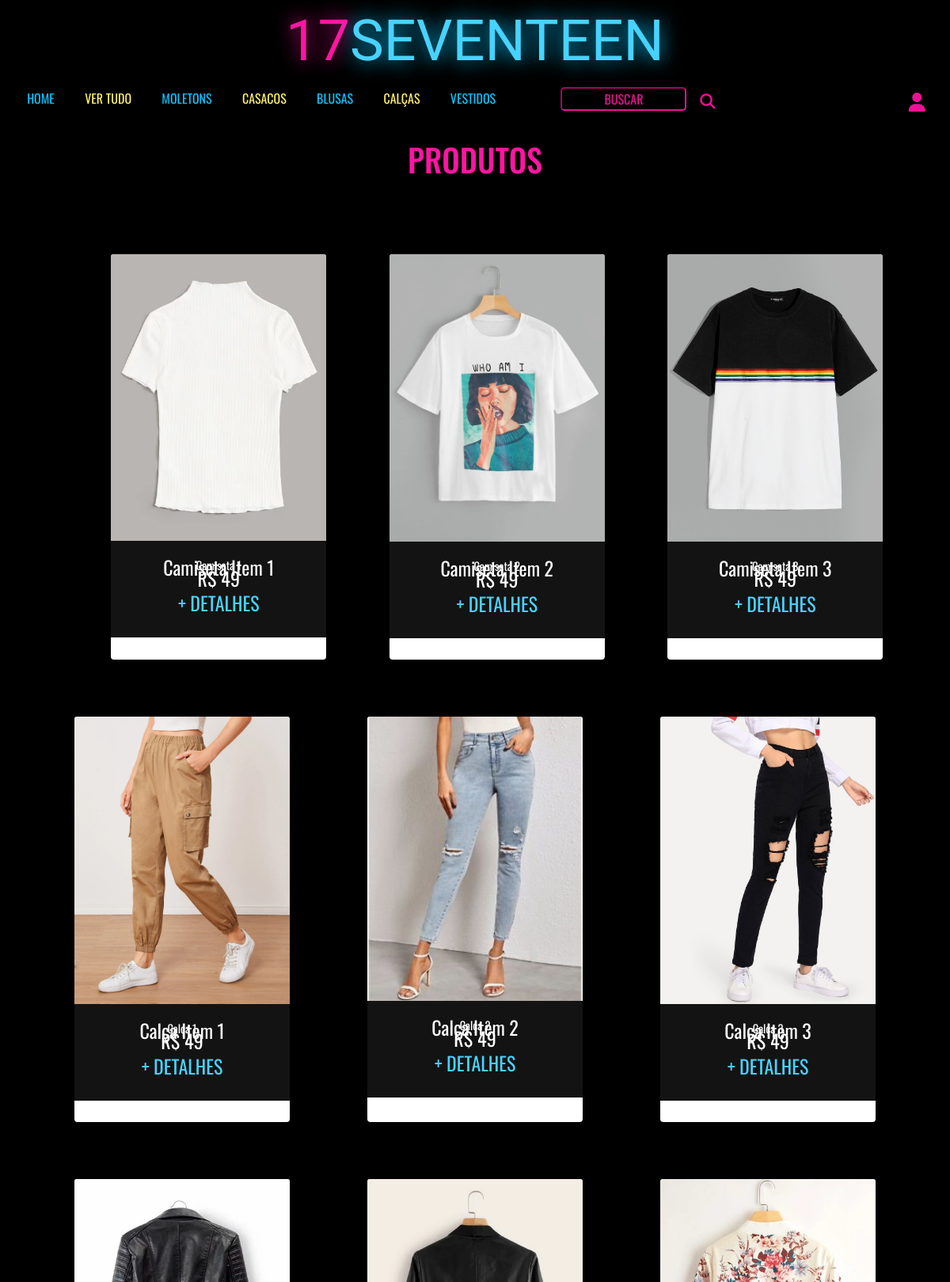
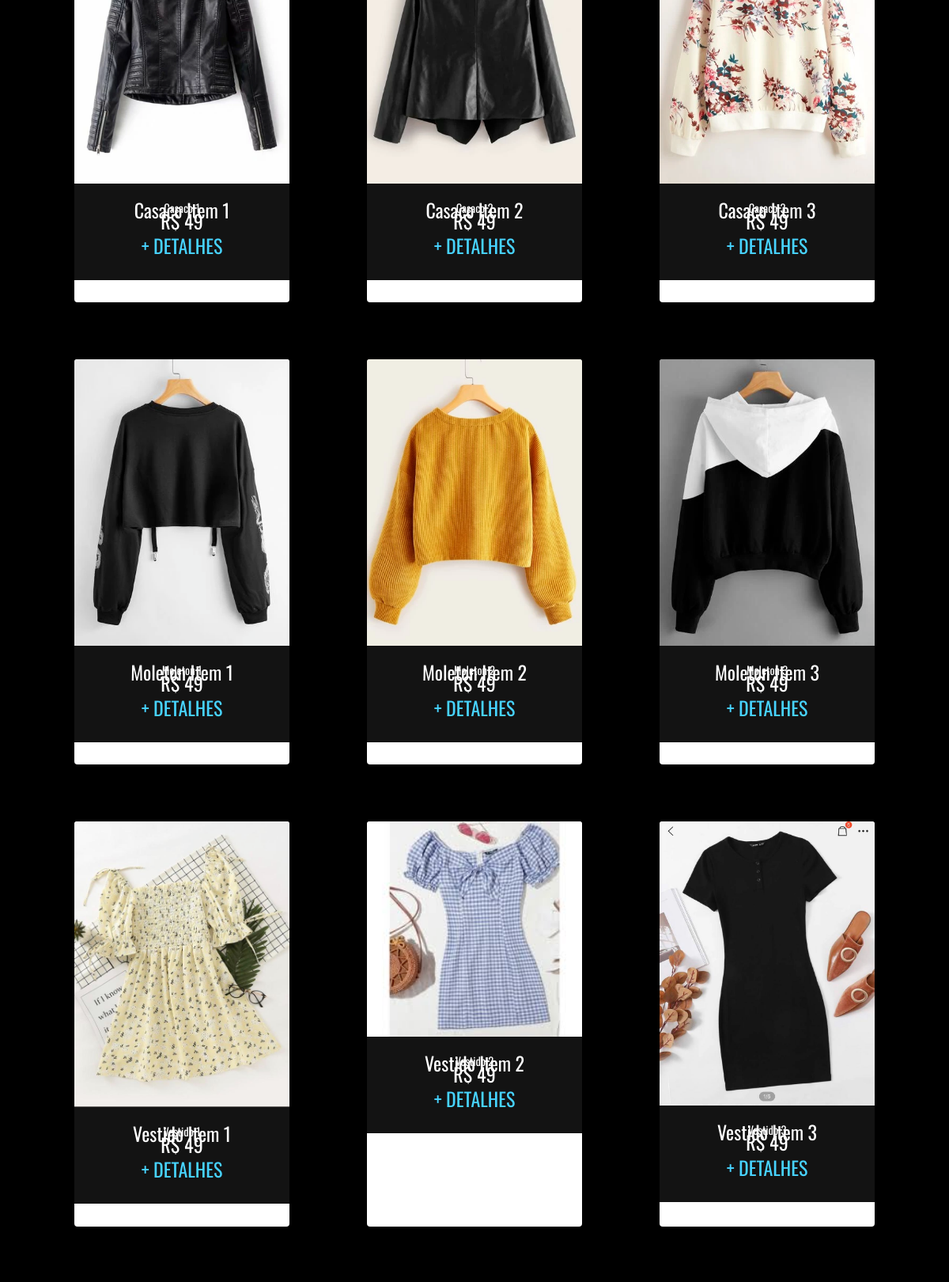
/produtos.php (upper part), run on the app's committed database (2 pictures, top to bottom).
### tables this page shows
CREATE TABLE `produtos` (
  `id` int(11) NOT NULL,
  `titulo` varchar(100) NOT NULL,
  `descricao` varchar(255) NOT NULL,
  `valor` float NOT NULL,
  `destaque` tinyint(1) NOT NULL,
  `categoria` varchar(100) NOT NULL,
  `quantidade` int(11) NOT NULL,
  `imagem` varchar(255) NOT NULL
);

### produtos.php (the view, shortened to what this page needs)
<?php
require_once('conn.php');
?>
<!DOCTYPE html>
<html lang="pt-br">
<head>
    <link rel="stylesheet" href="https://stackpath.bootstrapcdn.com/bootstrap/4.1.3/css/bootstrap.min.css">
    <link rel="stylesheet" href="./style.css">
</head>
<body>
    <div class="container-fluid">
        <header>
        <?php require_once('menu.php'); ?>
        </header>
        <main class="container">
            <h1 id="titulo">PRODUTOS</h1>
            <div class="d-flex row justify-content-around mt-5 mb-5" id="sec-produtos">
                <br>
                <?php
                if (isset($_POST["botaoBuscar"])) {
                    $textoBusca = $_POST["busca"];
                    $sql = "select * from produtos where categoria like '%$textoBusca%' or titulo like '%$textoBusca%' order by categoria";
                }
                else {
                    $sql = "select * from produtos";
                }
                $result = $conn->query($sql);
                if ($result->num_rows > 0) {
                    while ($rows = $result->fetch_assoc()) {
                ?>
                        <div class="card text-center mt-5" style="width: 17rem; height: 32rem;">
                            <div class="box-produto" id="<?php echo $rows["categoria"]; ?>" style="display:inline-block" ;>
                                <img class="card-img-top" src=".<?php echo $rows["imagem"]; ?>" alt="Imagem de capa do card">
                                <div class="card-body">
                                    <p class="card-title"><?php echo $rows["titulo"]; ?></p>
                                    <p class="card-text"><?php echo $rows["descricao"]; ?></p>
                                    <p class="card-text">R$ <?php echo $rows["valor"]; ?></p>
                                    <a href="./detalhes.php?id=<?php echo $rows["id"]; ?>" class="btn botao-carrinho" name="detalhe">+ DETALHES</i></a>
                                </div>
                            </div>
                        </div>
                <?php
                    }
                } else {
                    echo "Nenhum produto cadastrado";
                }
                ?>
            </div>
    </div>
</body>
</html>

### style.css (style rules this page uses)
body { background-color: #000000; }
main { font-family: 'Oswald', sans-serif; }
#sec-produtos { margin-top: 5vh; width: 100%; margin: 0 auto; }
.card { border: none; margin-left: 1vw; margin-right: 1vw; margin-top: 3vh; margin-bottom: 3vh; }
.card-body { background-color: #131313; color: #ffffff; font-size: 0.9rem; }
.card-text { font-size: 1.5rem; margin-top: -1vh; }
.btn { height: 5vh; }
.botao-carrinho { background-color: transparent; color: #47D3FF; border: none; margin-top: -1vh; font-size: 1.5rem; }
main { text-align: center; margin-top: 3.7vh; }
main a { font-size: 0.8rem; color: #FF15A2; text-align: center; }
#titulo { color: #FF15A2; margin-bottom: 4vh; }

### data on the page
produtos: imagem (picture), titulo "Camiseta 1", descricao "Camiseta Item 1", valor "49"
produtos: imagem (picture), titulo "Camiseta 2", descricao "Camiseta Item 2", valor "49"
produtos: imagem (picture), titulo "Camiseta 3", descricao "Camiseta Item 3", valor "49"
produtos: imagem (picture), titulo "Calça 1", descricao "Calça Item 1", valor "49"
produtos: imagem (picture), titulo "Calça 2", descricao "Calça Item 2", valor "49"
produtos: imagem (picture), titulo "Calça 3", descricao "Calça Item 3", valor "49"
produtos: imagem (picture), titulo "Casaco 1", descricao "Casaco Item 1", valor "49"
produtos: imagem (picture), titulo "Casaco 2", descricao "Casaco Item 2", valor "49"
produtos: imagem (picture), titulo "Casaco 3", descricao "Casaco Item 3", valor "49"
produtos: imagem (picture), titulo "Moleton 1", descricao "Moleton Item 1", valor "49"
produtos: imagem (picture), titulo "Moleton 2", descricao "Moleton Item 2", valor "49"
produtos: imagem (picture), titulo "Moleton 3", descricao "Moleton Item 3", valor "49"
produtos: imagem (picture), titulo "Vestido 1", descricao "Vestido Item 1", valor "49"
produtos: imagem (picture), titulo "Vestido 2", descricao "Vestido Item 2", valor "49"
produtos: imagem (picture), titulo "Vestido 3", descricao "Vestido Item 3", valor "49"
